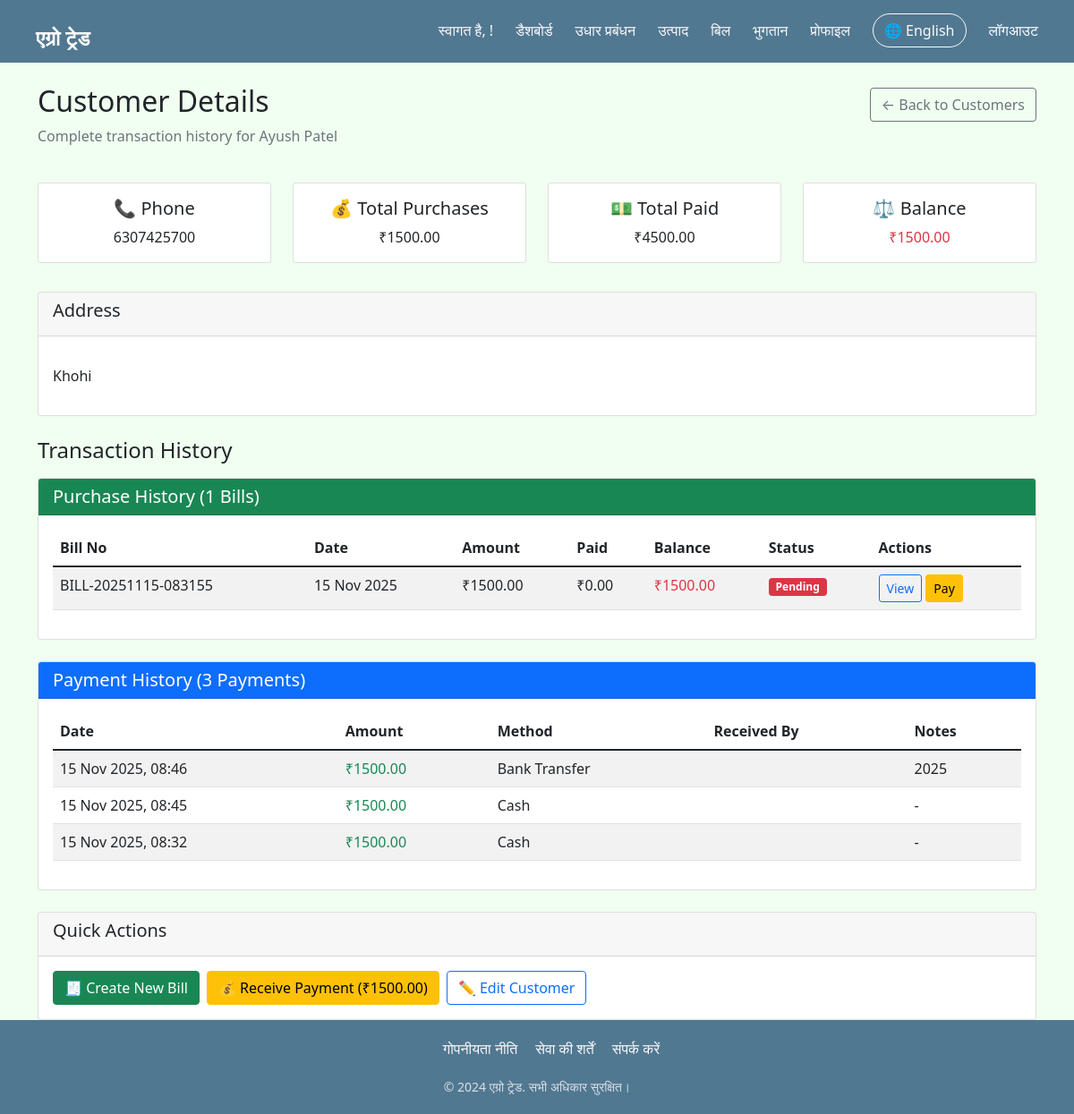
Page /customers/1/ (signed in) on the earlier database version.
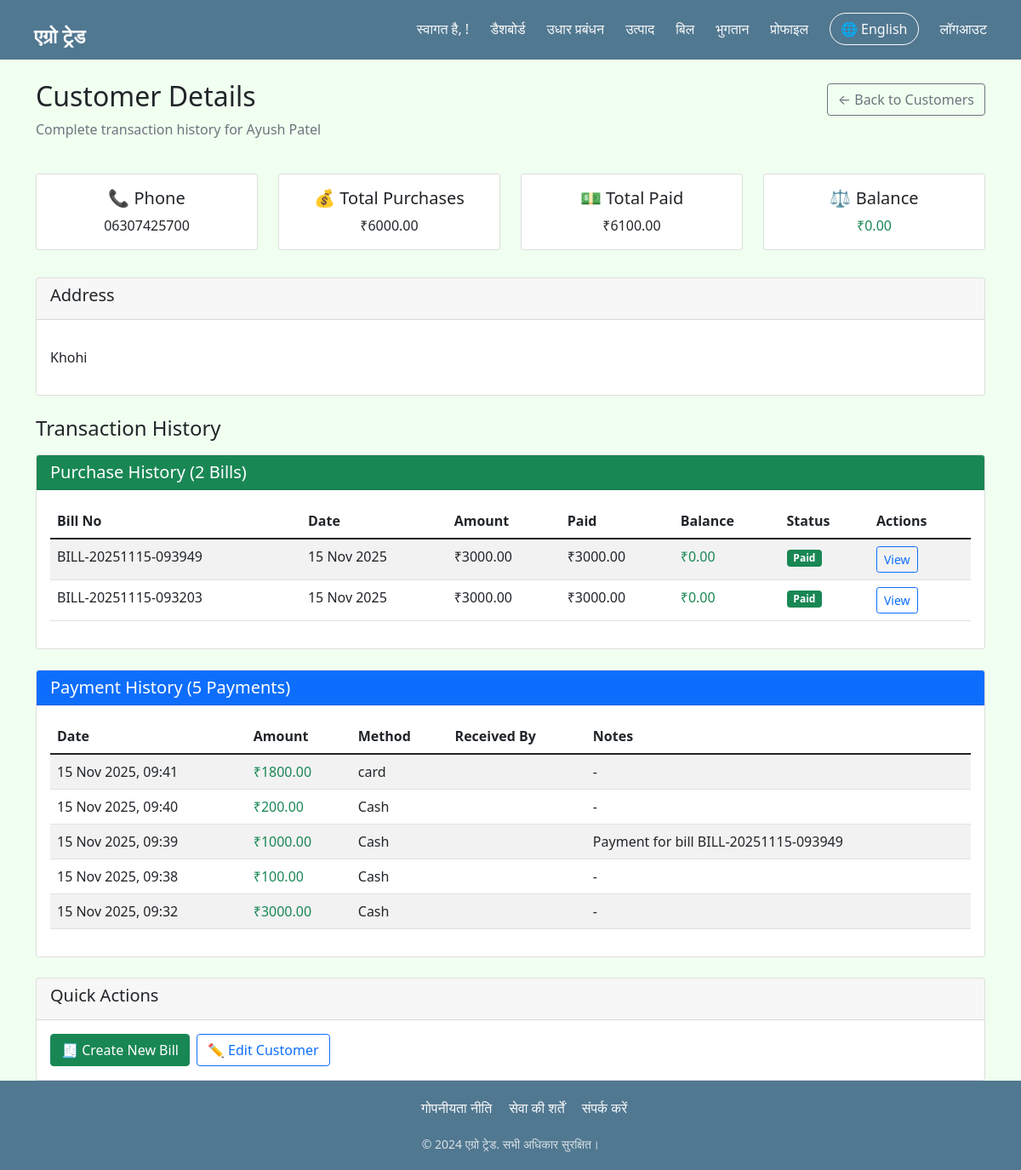
Same page on the later database version.
### myApp/models.py (models this page shows, shortened)
class Customer(models.Model):
    name = models.CharField(max_length=100)
    phone = models.CharField(max_length=15, unique=True)
    address = models.TextField()
    outstanding_balance = models.DecimalField(max_digits=12, decimal_places=2, default=0)
    created_at = models.DateTimeField(auto_now_add=True)
    created_by = models.ForeignKey(User, on_delete=models.SET_NULL, null=True)

class Bill(models.Model):
    bill_number = models.CharField(max_length=20, unique=True)
    customer = models.ForeignKey(Customer, on_delete=models.CASCADE)
    date = models.DateTimeField(default=timezone.now)
    total_amount = models.DecimalField(max_digits=12, decimal_places=2)
    paid_amount = models.DecimalField(max_digits=12, decimal_places=2, default=0)
    remaining_amount = models.DecimalField(max_digits=12, decimal_places=2)
    payment_status = models.CharField(max_length=20, choices=[
        ('paid', 'Paid'),
        ('partial', 'Partial'),
        ('pending', 'Pending')
    ], default='pending')
    created_by = models.ForeignKey(User, on_delete=models.SET_NULL, null=True)

class Payment(models.Model):
    customer = models.ForeignKey(Customer, on_delete=models.CASCADE)
    bill = models.ForeignKey(Bill, on_delete=models.SET_NULL, null=True, blank=True)
    amount = models.DecimalField(max_digits=12, decimal_places=2)
    date = models.DateTimeField(default=timezone.now)
    payment_method = models.CharField(max_length=50, choices=[
        ('cash', 'Cash'),
        ('upi', 'UPI'),
        ('bank', 'Bank Transfer')
    ])
    received_by = models.ForeignKey(User, on_delete=models.SET_NULL, null=True)
    notes = models.TextField(blank=True)

### myApp/views.py (the view)
# urls.py: path('customers/<int:customer_id>/', views.customer_detail, name='customer_detail'),
@login_required
def customer_detail(request, customer_id):
    customer = get_object_or_404(Customer, id=customer_id)
    bills = Bill.objects.filter(customer=customer).order_by('-date').prefetch_related('items')
    payments = Payment.objects.filter(customer=customer).order_by('-date')
    total_bills = bills.count()
    total_paid = sum(payment.amount for payment in payments)
    total_purchases = sum(bill.total_amount for bill in bills)
    payment_history = []
    for payment in payments:
        payment_history.append({
            'type': 'payment',
            'date': payment.date,
            'amount': payment.amount,
            'details': f"Payment received - {payment.get_payment_method_display()}"
        })
    for bill in bills:
        payment_history.append({
            'type': 'purchase',
            'date': bill.date,
            'amount': bill.total_amount,
            'details': f"Purchase - {bill.bill_number}"
        })
    payment_history.sort(key=lambda x: x['date'], reverse=True)
    context = {
        'customer': customer,
        'bills': bills,
        'payments': payments,
        'payment_history': payment_history[:20],  # Last 20 transactions
        'total_bills': total_bills,
        'total_paid': total_paid,
        'total_purchases': total_purchases,
        'outstanding_balance': customer.outstanding_balance
    }
    return render(request, 'customer_detail.html', context)

### templates/customer_detail.html (shortened to what the changed rows need)
{% extends "base.html" %}
{% block content %}
<div class="row">
    <div class="col-12">
        <div class="d-flex justify-content-between align-items-center">
            <h2>Customer Details</h2>
            <a href="{% url 'customer_list' %}" class="btn btn-outline-secondary">
            </a>
        </div>
        <p class="text-muted">Complete transaction history for {{ customer.name }}</p>
    </div>
</div>
<div class="row mt-4">
    <div class="col-md-3 mb-3">
        <div class="card text-center">
            <div class="card-body">
                <h5 class="card-title">📞 Phone</h5>
                <p class="card-text">{{ customer.phone }}</p>
            </div>
        </div>
    </div>
    <div class="col-md-3 mb-3">
        <div class="card text-center">
            <div class="card-body">
                <h5 class="card-title">💰 Total Purchases</h5>
                <p class="card-text">₹{{ total_purchases }}</p>
            </div>
        </div>
    </div>
    <div class="col-md-3 mb-3">
        <div class="card text-center">
            <div class="card-body">
                <h5 class="card-title">💵 Total Paid</h5>
                <p class="card-text">₹{{ total_paid }}</p>
            </div>
        </div>
    </div>
    <div class="col-md-3 mb-3">
        <div class="card text-center">
            <div class="card-body">
                <h5 class="card-title">⚖️ Balance</h5>
                <p class="card-text {% if outstanding_balance > 0 %}text-danger{% else %}text-success{% endif %}">
                    ₹{{ outstanding_balance }}
                </p>
            </div>
        </div>
    </div>
</div>
<div class="row mt-3">
    <div class="col-12">
        <div class="card">
            <div class="card-body">
                <p class="card-text">{{ customer.address|linebreaks }}</p>
            </div>
        </div>
    </div>
</div>
<div class="row mt-4">
    <div class="col-12">
        <div class="card mt-3">
            <div class="card-header bg-success text-white">
                <h5 class="mb-0">Purchase History ({{ bills.count }} Bills)</h5>
            </div>
            <div class="card-body">
                <div class="table-responsive">
                    <table class="table table-striped">
                        <thead>
                            <tr>
                                <th>Bill No</th>
                                <th>Date</th>
                                <th>Amount</th>
                                <th>Paid</th>
                                <th>Balance</th>
                                <th>Status</th>
                                <th>Actions</th>
                            </tr>
                        </thead>
                        <tbody>
                            {% for bill in bills %}
                            <tr>
                                <td>{{ bill.bill_number }}</td>
                                <td>{{ bill.date|date:"d M Y" }}</td>
                                <td>₹{{ bill.total_amount }}</td>
                                <td>₹{{ bill.paid_amount }}</td>
                                <td class="{% if bill.remaining_amount > 0 %}text-danger{% else %}text-success{% endif %}">
                                    ₹{{ bill.remaining_amount }}
                                </td>
                                <td>
                                    <span class="badge {% if bill.payment_status == 'paid' %}bg-success{% elif bill.payment_status == 'partial' %}bg-warning{% else %}bg-danger{% endif %}">
                                        {{ bill.get_payment_status_display }}
                                    </span>
                                </td>
                                <td>
                                    <a href="{% url 'bill_detail' bill.id %}" class="btn btn-sm btn-outline-primary">
                                        View
                                    </a>
                                    {% if bill.remaining_amount > 0 %}
                                    <a href="{% url 'receive_payment' %}?customer={{ customer.id }}&amount={{ bill.remaining_amount }}"
                                       class="btn btn-sm btn-warning">
                                        Pay
                                    </a>
                                    {% endif %}
                                </td>
                            </tr>
                            {% empty %}
                            <tr>
                                <td colspan="7" class="text-center">No bills found</td>
                            </tr>
                            {% endfor %}
                        </tbody>
                    </table>
                </div>
            </div>
        </div>
        <div class="card mt-4">
            <div class="card-header bg-primary text-white">
                <h5 class="mb-0">Payment History ({{ payments.count }} Payments)</h5>
            </div>
            <div class="card-body">
                <div class="table-responsive">
                    <table class="table table-striped">
                        <thead>
                            <tr>
                                <th>Date</th>
                                <th>Amount</th>
                                <th>Method</th>
                                <th>Received By</th>
                                <th>Notes</th>
                            </tr>
                        </thead>
                        <tbody>
                            {% for payment in payments %}
                            <tr>
                                <td>{{ payment.date|date:"d M Y, H:i" }}</td>
                                <td class="text-success">₹{{ payment.amount }}</td>
                                <td>{{ payment.get_payment_method_display }}</td>
                                <td>{{ payment.received_by.get_full_name }}</td>
                                <td>{{ payment.notes|default:"-" }}</td>
                            </tr>
                            {% empty %}
                            <tr>
                                <td colspan="5" class="text-center">No payments found</td>
                            </tr>
                            {% endfor %}
                        </tbody>
                    </table>
                </div>
            </div>
        </div>
    </div>
</div>
<div class="row mt-4">
    <div class="col-12">
        <div class="card">
            <div class="card-body">
                <div class="d-flex gap-2 flex-wrap">
                    <a href="{% url 'create_bill' %}?customer_id={{ customer.id }}" class="btn btn-success">
                        🧾 Create New Bill
                    </a>
                    {% if outstanding_balance > 0 %}
                    <a href="{% url 'receive_payment' %}?customer={{ customer.id }}&amount={{ outstanding_balance }}"
                       class="btn btn-warning">
                        💰 Receive Payment (₹{{ outstanding_balance }})
                    </a>
                    {% endif %}
                    <a href="#" class="btn btn-outline-primary">
                        ✏️ Edit Customer
                    </a>
                </div>
            </div>
        </div>
    </div>
</div>
{% endblock %}

Differences in the rows shown:
no longer on this page (row edited): Bill: bill_number "BILL-20251115-083155", date "15 Nov 2025", total_amount "1500.00", paid_amount "0.00", remaining_amount "1500.00", payment_status "Pending"
removed Payment: date "15 Nov 2025, 08:46", amount "1500.00", payment_method "Bank Transfer", notes "2025"
no longer on this page (row edited): Payment: date "15 Nov 2025, 08:32", amount "1500.00", payment_method "Cash", notes "-"
changed Customer "Ayush Patel": phone "6307425700" → "06307425700"; outstanding_balance "1500.00" → "0.00"; outstanding_balance "1500.00" → (not shown)
added Bill: bill_number "BILL-20251115-093949", date "15 Nov 2025", total_amount "3000.00", paid_amount "3000.00", remaining_amount "0.00", payment_status "Paid"
now on this page (row edited): Bill: bill_number "BILL-20251115-093203", date "15 Nov 2025", total_amount "3000.00", paid_amount "3000.00", remaining_amount "0.00", payment_status "Paid"
added Payment: date "15 Nov 2025, 09:41", amount "1800.00", payment_method "card", notes "-"
added Payment: date "15 Nov 2025, 09:40", amount "200.00", payment_method "Cash", notes "-"
added Payment: date "15 Nov 2025, 09:39", amount "1000.00", payment_method "Cash", notes "Payment for bill BILL-20251115-093949"
changed Payment: date "15 Nov 2025, 08:45" → "15 Nov 2025, 09:38"; amount "1500.00" → "100.00"
now on this page (row edited): Payment: date "15 Nov 2025, 09:32", amount "3000.00", payment_method "Cash", notes "-"
Other differences:
{{ total_purchases }}: "1500.00" → "6000.00"
{{ total_paid }}: "4500.00" → "6100.00"
{{ bills.count }}: "1" → "2"
{{ payments.count }}: "3" → "5"
text no longer shown: "💰 Receive Payment (₹ )"
